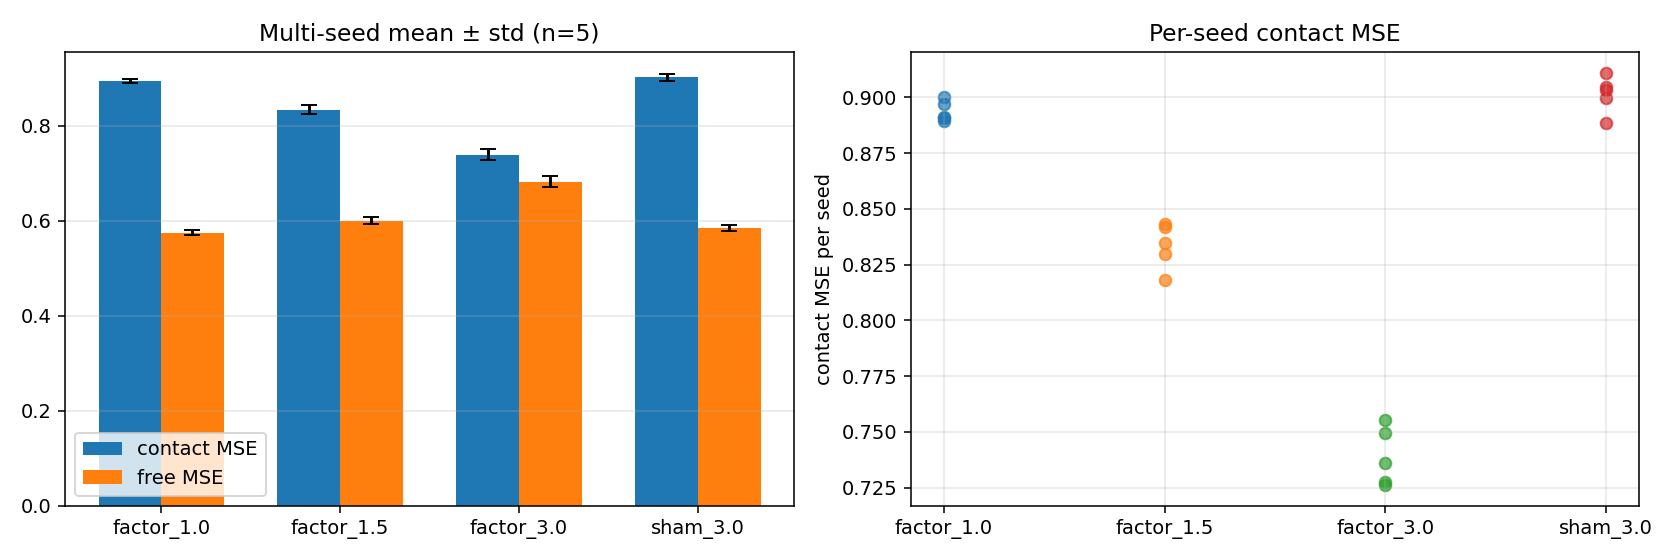

Reproduce this figure in Python.
"""
CPR-Distill Multi-Seed: statistical significance check.

Run 4 key conditions × 5 seeds each = 20 runs.
Report mean ± std and 95% CI for contact/free/overall MSE.

Conditions:
  - factor=1.0 (baseline)
  - factor=1.5 (sweet spot)
  - factor=3.0 (aggressive)
  - sham_3x (uniform 3x reweight — control)
"""
import os, sys, json, time, glob
import numpy as np
import torch
from torch.utils.data import DataLoader

sys.path.insert(0, "/home/jovyan/workspace/paper_agents_vla/experiments/cpr_distill_m0")
from m0_smoke import LiberoBCDataset, TinyBC, eval_model

DATA_DIR = "/data/jameskimh/james_libero_datasets/libero_spatial"
OUT_USER = "/home/jovyan/workspace/paper_agents_vla/experiments/cpr_distill_multiseed"
OUT_BIG = "/data/jameskimh/cpr_distill_multiseed"
os.makedirs(OUT_USER, exist_ok=True); os.makedirs(OUT_BIG, exist_ok=True)
DEVICE = torch.device("cuda:0")


def train_with_seed(train_loader, val_loader, mode, factor, seed, n_epochs=3, lr=1e-3):
    torch.manual_seed(seed); np.random.seed(seed)
    model = TinyBC().to(DEVICE)
    opt = torch.optim.AdamW(model.parameters(), lr=lr, weight_decay=1e-4)
    sched = torch.optim.lr_scheduler.CosineAnnealingLR(opt, T_max=n_epochs * len(train_loader))
    for ep in range(n_epochs):
        model.train()
        for batch in train_loader:
            img = batch["img"].to(DEVICE, non_blocking=True)
            state = batch["state"].to(DEVICE, non_blocking=True)
            target = batch["action"].to(DEVICE, non_blocking=True)
            contact = batch["contact"].to(DEVICE, non_blocking=True)
            pred = model(img, state)
            err = ((pred - target) ** 2).sum(-1)
            if mode == "cpr":
                w = 1.0 + (factor - 1.0) * contact
            elif mode == "sham":
                w = torch.full_like(err, factor)
            else:
                raise ValueError(mode)
            loss = (err * w).mean()
            opt.zero_grad(); loss.backward()
            torch.nn.utils.clip_grad_norm_(model.parameters(), 1.0)
            opt.step(); sched.step()
    return model


def main():
    t0 = time.time()
    print("=" * 60)
    print("CPR-Distill Multi-Seed (4 conditions × 5 seeds = 20 runs)")
    print("=" * 60)
    hdf5 = sorted(glob.glob(os.path.join(DATA_DIR, "*.hdf5")))
    train_ds = LiberoBCDataset(hdf5, train=True, train_frac=0.9, seed=0)
    val_ds = LiberoBCDataset(hdf5, train=False, train_frac=0.9, seed=0)
    bs = 256
    train_loader = DataLoader(train_ds, batch_size=bs, shuffle=True, num_workers=4, pin_memory=True)
    val_loader = DataLoader(val_ds, batch_size=bs, shuffle=False, num_workers=4, pin_memory=True)

    seeds = [0, 1, 2, 3, 4]
    conditions = [
        ("factor_1.0", "cpr", 1.0),
        ("factor_1.5", "cpr", 1.5),
        ("factor_3.0", "cpr", 3.0),
        ("sham_3.0",   "sham", 3.0),
    ]
    raw = {}  # tag -> list of dicts per seed
    for tag, mode, factor in conditions:
        print(f"\n[{tag}] mode={mode}, factor={factor}")
        raw[tag] = []
        for s in seeds:
            t1 = time.time()
            m = train_with_seed(train_loader, val_loader, mode, factor, seed=s)
            ev = eval_model(m, val_loader, DEVICE)
            raw[tag].append({"seed": s, **{k: float(v) for k, v in ev.items()}})
            print(f"  seed {s}: contact={ev['contact']:.5f} free={ev['free']:.5f} all={ev['all']:.5f} ({time.time()-t1:.1f}s)")

    # Aggregate
    print("\n--- Mean ± Std across 5 seeds ---")
    print(f"{'Condition':<14} {'Contact':>15} {'Free':>15} {'Overall':>15}")
    print("-" * 60)
    agg = {}
    for tag, _, _ in conditions:
        c = np.array([r["contact"] for r in raw[tag]])
        f_ = np.array([r["free"] for r in raw[tag]])
        a = np.array([r["all"] for r in raw[tag]])
        agg[tag] = {
            "contact_mean": float(c.mean()), "contact_std": float(c.std()),
            "free_mean": float(f_.mean()), "free_std": float(f_.std()),
            "all_mean": float(a.mean()), "all_std": float(a.std()),
            "n_seeds": len(seeds),
        }
        print(f"{tag:<14} {c.mean():.5f}±{c.std():.5f}  {f_.mean():.5f}±{f_.std():.5f}  {a.mean():.5f}±{a.std():.5f}")

    # Significance: does factor_1.5 contact mean differ from factor_1.0 by more than 2*sum of stds?
    b_c = agg["factor_1.0"]["contact_mean"]
    b_s = agg["factor_1.0"]["contact_std"]
    cpr_c = agg["factor_1.5"]["contact_mean"]
    cpr_s = agg["factor_1.5"]["contact_std"]
    sham_c = agg["sham_3.0"]["contact_mean"]
    sham_s = agg["sham_3.0"]["contact_std"]

    delta_cpr = b_c - cpr_c
    sigma_combined_cpr = np.sqrt(b_s**2 + cpr_s**2)
    z_cpr = delta_cpr / (sigma_combined_cpr + 1e-9)
    delta_cpr_vs_sham = sham_c - cpr_c
    z_cpr_vs_sham = delta_cpr_vs_sham / np.sqrt(sham_s**2 + cpr_s**2 + 1e-9)
    print(f"\n--- Significance ---")
    print(f"  CPR-1.5× vs factor-1.0 contact MSE: Δ={delta_cpr:.5f}, z={z_cpr:.2f}σ")
    print(f"  CPR-1.5× vs Sham 3× contact MSE:    Δ={delta_cpr_vs_sham:.5f}, z={z_cpr_vs_sham:.2f}σ")
    significant_vs_baseline = abs(z_cpr) > 2.0
    significant_vs_sham = abs(z_cpr_vs_sham) > 2.0
    if significant_vs_baseline and significant_vs_sham:
        verdict = "✅ Statistically significant: 1.5× beats both baseline AND sham (>2σ each)"
    elif significant_vs_baseline:
        verdict = "🟡 Significant vs baseline only — sham margin within noise"
    else:
        verdict = "❌ Not statistically significant under current seed count"
    print(f"\n>>> {verdict} <<<")

    elapsed = time.time() - t0
    out = {
        "elapsed_sec": elapsed, "device": str(DEVICE),
        "seeds": seeds, "raw_per_seed": raw, "aggregated": agg,
        "delta_cpr_vs_baseline": float(delta_cpr),
        "z_cpr_vs_baseline_sigma": float(z_cpr),
        "delta_cpr_vs_sham": float(delta_cpr_vs_sham),
        "z_cpr_vs_sham_sigma": float(z_cpr_vs_sham),
        "verdict": verdict,
    }
    with open(os.path.join(OUT_USER, "results.json"), "w") as f:
        json.dump(out, f, indent=2)

    try:
        import matplotlib; matplotlib.use("Agg"); import matplotlib.pyplot as plt
        fig, ax = plt.subplots(1, 2, figsize=(12, 4))
        tags = [t[0] for t in conditions]
        means_c = [agg[t]["contact_mean"] for t in tags]
        stds_c = [agg[t]["contact_std"] for t in tags]
        means_f = [agg[t]["free_mean"] for t in tags]
        stds_f = [agg[t]["free_std"] for t in tags]
        x = np.arange(len(tags)); w = 0.35
        ax[0].bar(x - w/2, means_c, w, yerr=stds_c, capsize=4, label="contact MSE")
        ax[0].bar(x + w/2, means_f, w, yerr=stds_f, capsize=4, label="free MSE")
        ax[0].set_xticks(x); ax[0].set_xticklabels(tags); ax[0].legend(); ax[0].grid(alpha=0.3, axis='y')
        ax[0].set_title(f"Multi-seed mean ± std (n={len(seeds)})")
        # Per-seed scatter
        for ti, tag in enumerate(tags):
            cs = [r["contact"] for r in raw[tag]]
            ax[1].scatter([ti] * len(cs), cs, alpha=0.7)
        ax[1].set_xticks(np.arange(len(tags))); ax[1].set_xticklabels(tags)
        ax[1].set_ylabel("contact MSE per seed"); ax[1].grid(alpha=0.3); ax[1].set_title("Per-seed contact MSE")
        plt.tight_layout(); plt.savefig(os.path.join(OUT_USER, "multiseed.png"), dpi=140)
    except Exception as e:
        print(f"Plot failed: {e}")

    print(f"\nElapsed: {elapsed:.1f}s")

if __name__ == "__main__":
    main()
